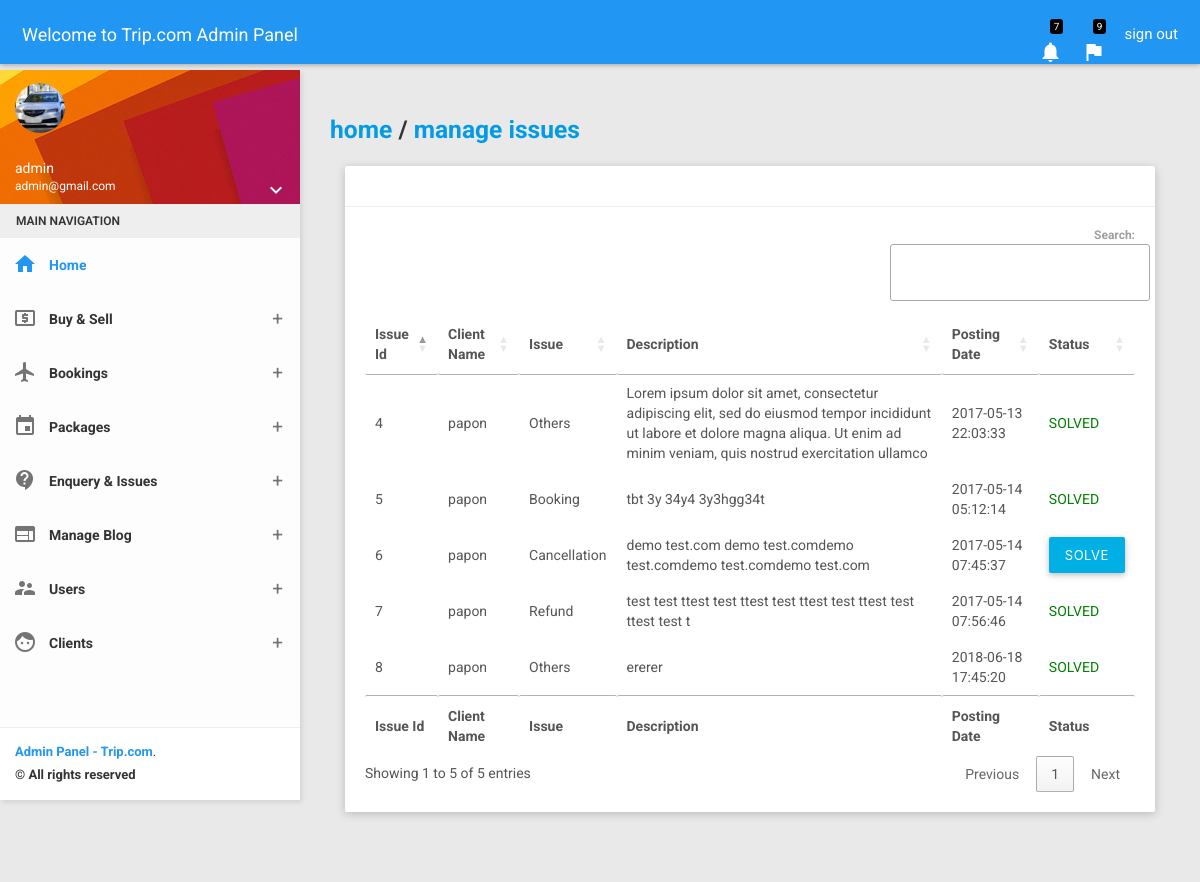
The page /admin/manage_issues.php (signed in) on the database its author committed.
### tables this page shows
CREATE TABLE `tb_issues` (
  `id` int(11) NOT NULL,
  `client_id` varchar(100) NOT NULL,
  `Issue` varchar(100) NOT NULL,
  `Description` mediumtext NOT NULL,
  `PostingDate` timestamp NOT NULL DEFAULT CURRENT_TIMESTAMP,
  `AdminRemark` mediumtext,
  `AdminremarkDate` timestamp NULL DEFAULT '0000-00-00 00:00:00' ON UPDATE CURRENT_TIMESTAMP
);

CREATE TABLE `tb_clients` (
  `id` int(11) NOT NULL,
  `FullName` varchar(100) NOT NULL,
  `MobileNumber` char(10) NOT NULL,
  `EmailId` varchar(70) NOT NULL,
  `Password` varchar(100) NOT NULL,
  `image` varchar(100) DEFAULT NULL,
  `RegDate` timestamp NOT NULL DEFAULT CURRENT_TIMESTAMP,
  `UpdationDate` timestamp NOT NULL DEFAULT '0000-00-00 00:00:00' ON UPDATE CURRENT_TIMESTAMP
);

CREATE TABLE `tb_subject` (
  `id` int(11) NOT NULL,
  `issue` varchar(50) NOT NULL
);

### admin/manage_issues.php (the view, shortened to what this page needs)
<?php include('../includes/config.php'); ?>
<?php include('includes/topbar.php'); ?>
    <section>
        <?php include('includes/leftsidebar.php'); ?>
    </section>
    <section class="content">
        <div class="container-fluid">
            <div class="block-header">
                <h5><a href="index.php">home</a> / <a href="manage_issues.php">manage issues</a></h5>
            </div>
            <div class="row clearfix">
                <div class="col-lg-12 col-md-12 col-sm-12 col-xs-12">
                    <div class="card">
                        <div class="header">
                        </div>
                        <div class="body">
                            <table id="example" class="" style="width:100%">
                                <thead>
                                    <tr>
                                        <th>Issue Id</th>
                                        <th>Client Name</th>
                                        <th>Issue</th>
                                        <th>Description</th>
                                        <th>Posting Date</th>
                                        <th>Status</th>
                                    </tr>
                                </thead>
                                <tbody>
                                    <?php
                                        $sql = "SELECT tb_issues.id, tb_issues.Description, tb_issues.PostingDate, tb_issues.AdminRemark, tb_subject.issue, tb_clients.FullName FROM tb_issues, tb_subject, tb_clients WHERE tb_issues.issue=tb_subject.id AND tb_issues.client_id=tb_clients.id ORDER BY tb_issues.id DESC";
                                        $query = $db_config->query($sql);
                                        while($result = $query->fetch_object()){
                                    ?>
                                <tr>
                                    <td><?php echo $result->id  ; ?></td>
                                    <td><?php echo $result->FullName; ?></td>
                                    <td><?php echo $result->issue; ?></td>
                                    <td><?php echo $result->Description; ?></td>
                                    <td><?php echo $result->PostingDate; ?></td>
                                    <td>
                                        <?php
                                        if($result->AdminRemark!==NULL){
                                            $id = $result->id;
                                            echo "<a href='issue_details.php?id=$id'<span style='color:green'>SOLVED</span></a>";
                                        }
                                        else{?>
                                        <a href="issue_details.php?id=<?php echo $result->id; ?>"><button class="btn btn-info">Solve</button></a>
                                        <?php } ?>
                                    </td>
                                </tr>
                                <?php } ?>
                                </tbody>
                                <tfoot>
                                    <tr>
                                        <th>Issue Id</th>
                                        <th>Client Name</th>
                                        <th>Issue</th>
                                        <th>Description</th>
                                        <th>Posting Date</th>
                                         <th>Status</th>
                                    </tr>
                                </tfoot>
                            </table>
                        </div>
                    </div>
                </div>
            </div>
        </div>
    </section>
    <?php include('includes/footer.php'); ?>

### rows shown on the page
tb_issues: id "8", client.FullName "papon", tb_subject.issue "Others", Description "ererer", PostingDate "2018-06-18 17:45:20"
tb_issues: id "7", client.FullName "papon", tb_subject.issue "Refund", Description "test test ttest test ttest test ttest test ttest test ttest test t", PostingDate "2017-05-14 07:56:46"
tb_issues: id "6", client.FullName "papon", tb_subject.issue "Cancellation", Description "demo test.com demo test.comdemo test.comdemo test.comdemo test.com", PostingDate "2017-05-14 07:45:37"
tb_issues: id "5", client.FullName "papon", tb_subject.issue "Booking", Description "tbt 3y 34y4 3y3hgg34t", PostingDate "2017-05-14 05:12:14"
tb_issues: id "4", client.FullName "papon", tb_subject.issue "Others", Description "Lorem ipsum dolor sit amet, consectetur adipiscing elit, sed do eiusmod tempor incididunt ut labore et dolore magna aliqua. Ut enim ad minim veniam, quis nostrud exercitation ullamco", PostingDate "2017-05-13 22:03:33"

### other values the page prints
$_SESSION['name'] "admin"
$_SESSION['email'] "admin@gmail.com"
